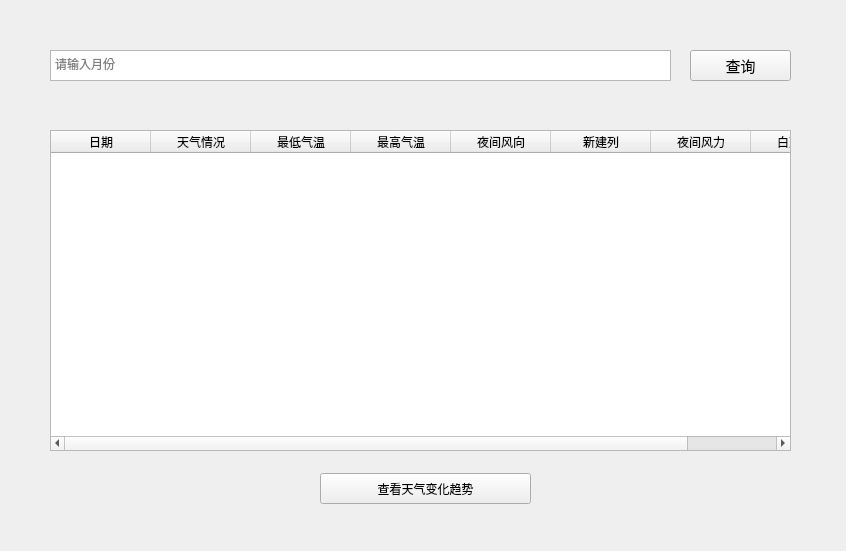
<?xml version="1.0" encoding="UTF-8"?>
<ui version="4.0">
 <class>Form</class>
 <widget class="QWidget" name="Form">
  <property name="geometry">
   <rect>
    <x>0</x>
    <y>0</y>
    <width>846</width>
    <height>551</height>
   </rect>
  </property>
  <property name="windowTitle">
   <string>Form</string>
  </property>
  <widget class="QPushButton" name="pushButton">
   <property name="geometry">
    <rect>
     <x>690</x>
     <y>50</y>
     <width>101</width>
     <height>31</height>
    </rect>
   </property>
   <property name="font">
    <font>
     <pointsize>11</pointsize>
    </font>
   </property>
   <property name="text">
    <string>查询</string>
   </property>
  </widget>
  <widget class="QTextEdit" name="textEdit">
   <property name="geometry">
    <rect>
     <x>50</x>
     <y>50</y>
     <width>621</width>
     <height>31</height>
    </rect>
   </property>
   <property name="placeholderText">
    <string>请输入月份</string>
   </property>
  </widget>
  <widget class="QTableWidget" name="tableWidget">
   <property name="geometry">
    <rect>
     <x>50</x>
     <y>130</y>
     <width>741</width>
     <height>321</height>
    </rect>
   </property>
   <column>
    <property name="text">
     <string>日期</string>
    </property>
   </column>
   <column>
    <property name="text">
     <string>天气情况</string>
    </property>
   </column>
   <column>
    <property name="text">
     <string>最低气温</string>
    </property>
   </column>
   <column>
    <property name="text">
     <string>最高气温</string>
    </property>
   </column>
   <column>
    <property name="text">
     <string>夜间风向</string>
    </property>
   </column>
   <column>
    <property name="text">
     <string>新建列</string>
    </property>
   </column>
   <column>
    <property name="text">
     <string>夜间风力</string>
    </property>
   </column>
   <column>
    <property name="text">
     <string>白天风力</string>
    </property>
   </column>
  </widget>
  <widget class="QPushButton" name="pushButton_2">
   <property name="geometry">
    <rect>
     <x>320</x>
     <y>473</y>
     <width>211</width>
     <height>31</height>
    </rect>
   </property>
   <property name="text">
    <string>查看天气变化趋势</string>
   </property>
  </widget>
 </widget>
 <resources/>
 <connections/>
</ui>
